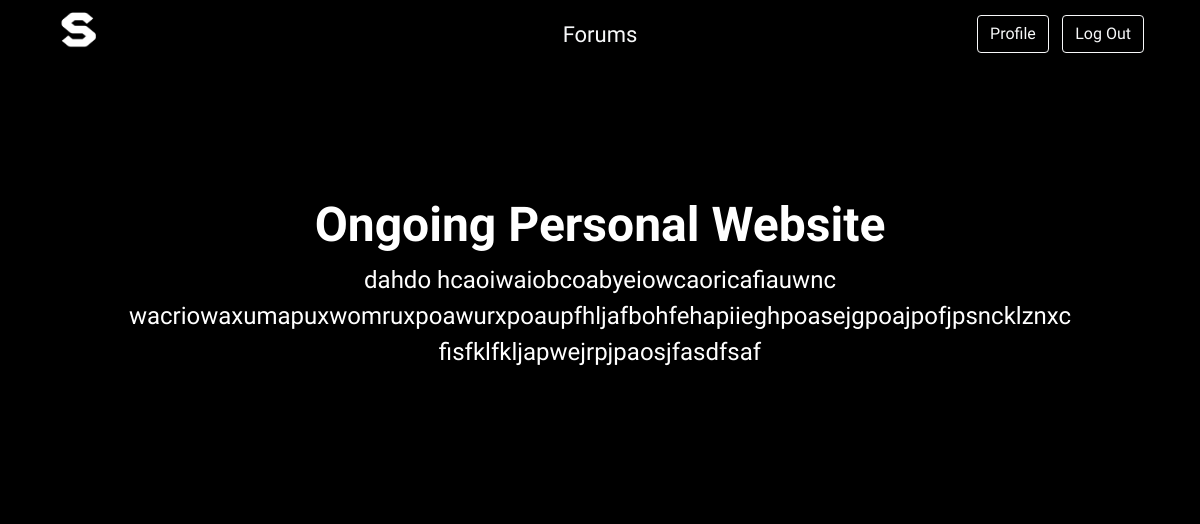
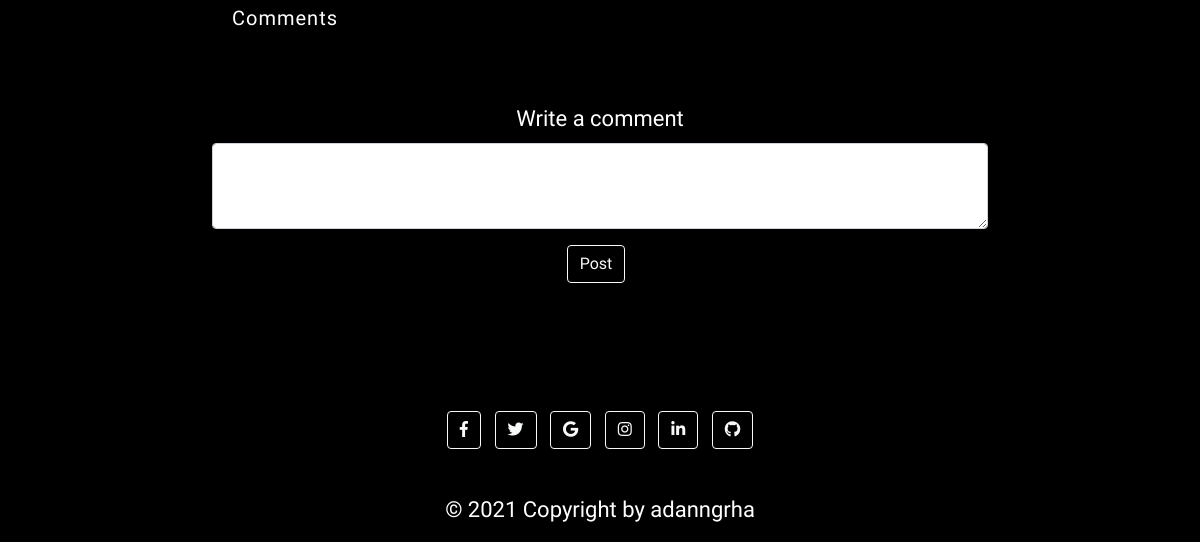
The app's page /forum-detail/1 (signed in), older data (2 pictures, top to bottom).
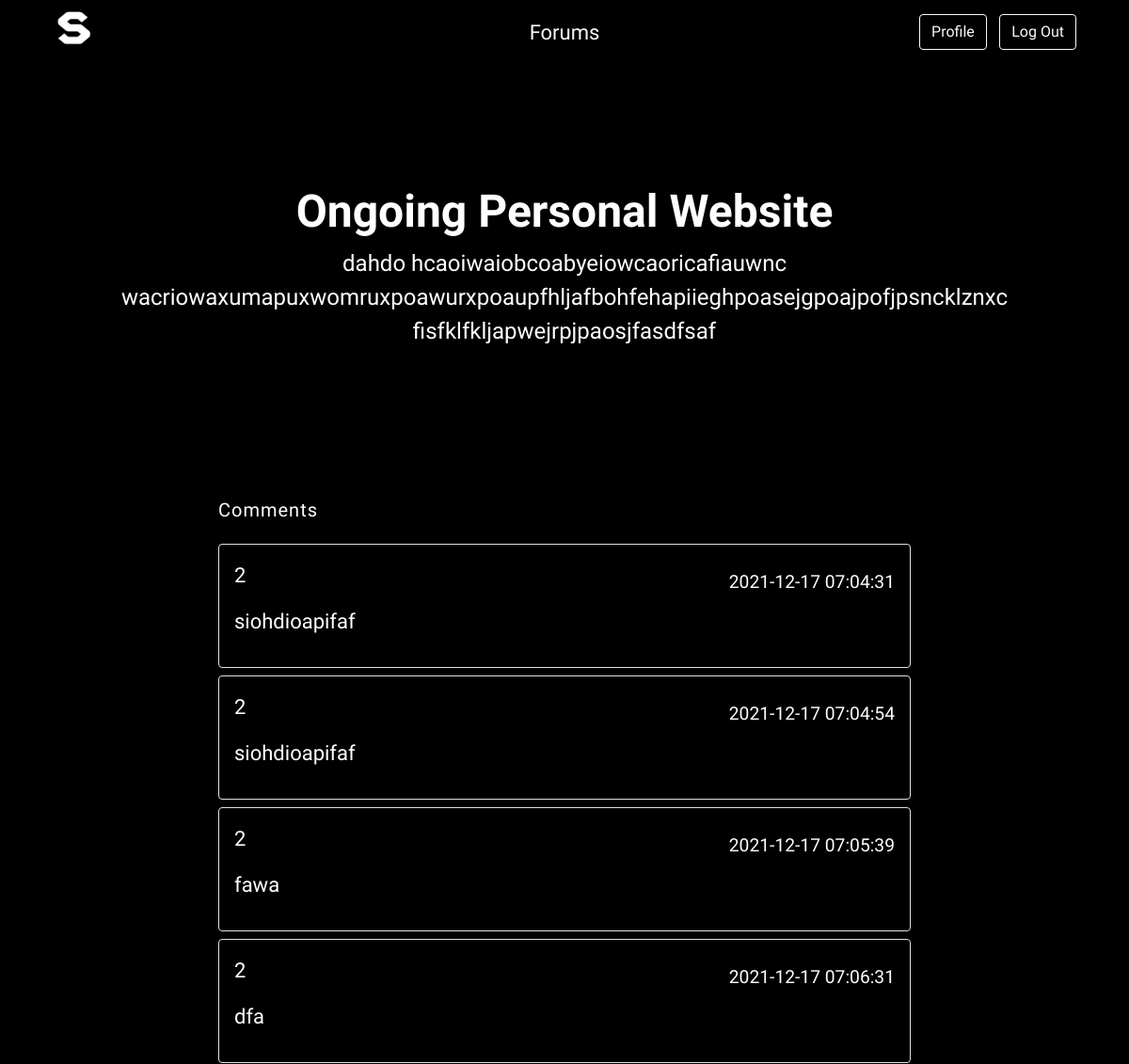
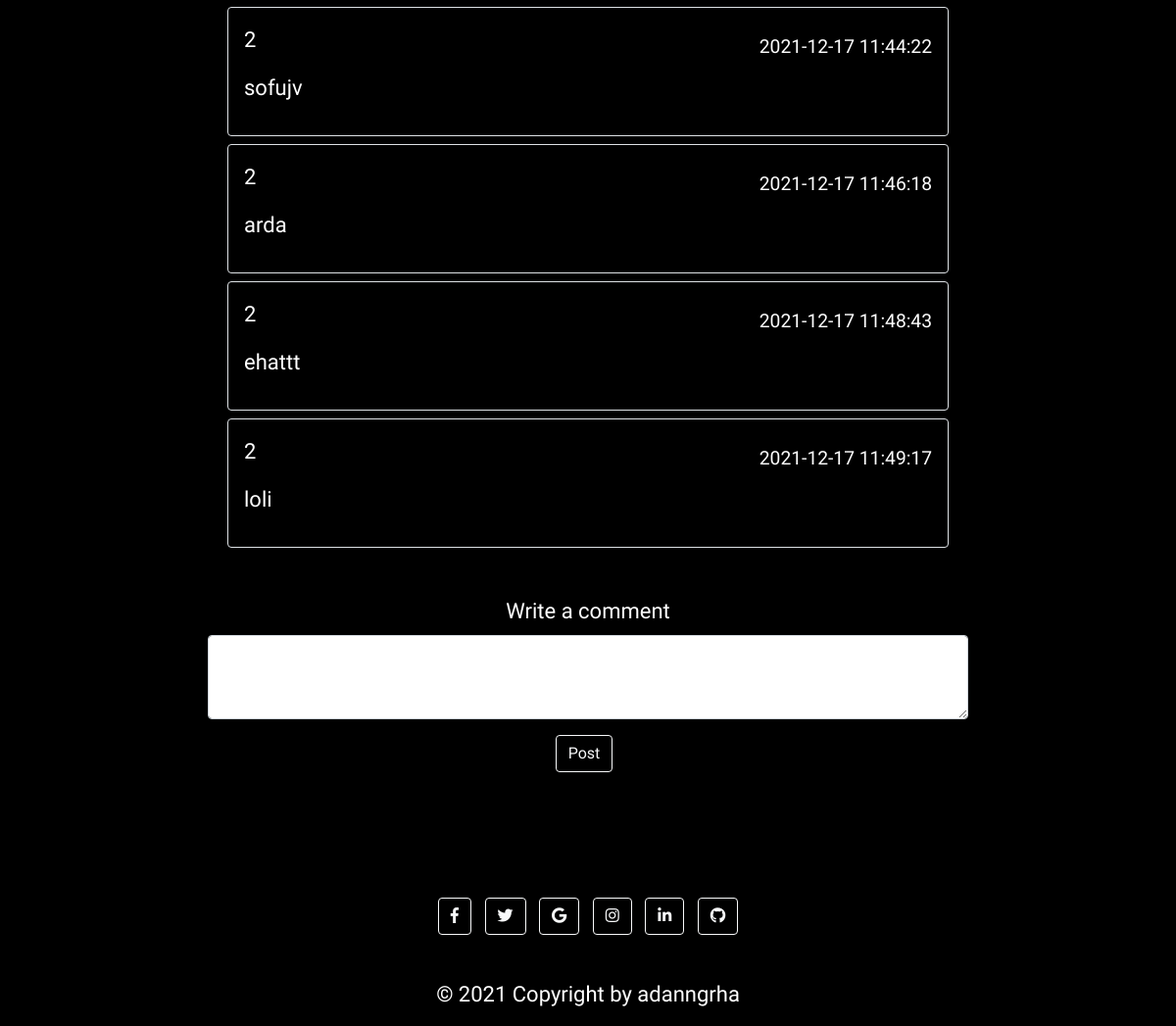
The same page, newer data (2 pictures, top to bottom).
### website/models.py (models this page shows)
class Forums(db.Model):
    id = db.Column(db.Integer, primary_key=True)
    questioner_or_writer_id = db.Column(db.Integer, db.ForeignKey('users.id'))
    question_or_title = db.Column(db.String(255))
    description = db.Column(db.String(255))
    content = db.Column(db.Text)
    date = db.Column(db.DateTime(timezone=True), default=func.now())
    comment = db.relationship('Comments')

class Comments(db.Model):
    id = db.Column(db.Integer, primary_key=True)
    comment = db.Column(db.Text)
    forum_id = db.Column(db.Integer, db.ForeignKey('forums.id'))
    date = db.Column(db.DateTime(timezone=True), default=func.now())
    commenter_id = db.Column(db.Integer, db.ForeignKey('users.id'))

### website/views.py (the view)
@views.route('/forum-detail/<id>')
@login_required
def forum_detail(id):
    forum = Forums.query.filter_by(id=id).first()
    forum_id = forum.id
    comments = Comments.query.filter_by(forum_id=forum_id).all()
    return render_template("forum-detail.html", user=current_user, forum=forum, comments=comments)

### website/__init__.py (called while the page is built)
def create_app():
    app = Flask(__name__)
    app.config['SECRET_KEY'] = 'admin'
    app.config['SQLALCHEMY_DATABASE_URI'] = f'sqlite:///{DB_NAME}'
    app.config['SQLALCHEMY_TRACK_MODIFICATIONS'] = False
    db.init_app(app)
    from .views import views
    from .auth import auth
    app.register_blueprint(views, url_prefix='/')
    app.register_blueprint(auth, url_prefix='/')
    from .models import Users, Forums, Comments
    create_database(app)
    login_manager = LoginManager()
    login_manager.login_view = 'auth.login'
    login_manager.init_app(app)
    @login_manager.user_loader
    def load_user(id):
        return Users.query.get(int(id))
    return app

### website/templates/forum-detail.html (shortened to what this page needs)
{% extends "layout.html" %}
{% block main %}
        <section class="article text-white text-center">
            <div class="p-5 mb-4 rounded-3">
                <div class="container-fluid py-5">
                    <h1 class="display-5 fw-bold">{{ forum.question_or_title }}</h1>
                    <p class="fs-4">{{ forum.content }}</p>
                </div>
            </div>
        </section>
        <section class="comments text-white">
            <div class="container mt-5">
    <div class="row d-flex justify-content-center">
        <div class="col-md-8">
            <div class="headings d-flex justify-content-between align-items-center mb-3">
                <h5>Comments</h5>
            </div>
            {% for comment in comments %}
            <div class="p-3 mt-2 border rounded">
                <div class="d-flex justify-content-between align-items-center">
                    <div class="user d-flex flex-row align-items-center">
                        <p>{{ comment.commenter_id }}</p>
                    </div>
                    <small>{{ comment.date }}</small>
                </div>
                <div>
                        <p>{{ comment.comment }}</p>
                </div>
            </div>
            {% endfor %}
        </div>
    </div>
</div>
        </section>
        <section class="input-comment container text-center col-md-8 pt-5">
            <form action="/comment/{{forum.id}}" method="post" class="text-white">
                <div class="mb-3 ">
                    <label for="comment" class="form-label">Write a comment</label>
                    <textarea class="form-control" id="comment" rows="3" name="comment"></textarea>
                </div>
                <div>
                    <button class="btn  btn-outline-light me-2 profile-button" type="submit">Post</button>
                </div>
            </form>
        </section>
{% endblock %}

### website/templates/layout.html (shortened to what this page needs)
<!doctype html>
<html lang="en">
<head>
  <link rel="stylesheet" href="https://use.fontawesome.com/releases/v5.0.7/css/all.css">
  <link href="https://cdn.jsdelivr.net/npm/bootstrap@5.0.2/dist/css/bootstrap.min.css" rel="stylesheet"
>
  <link rel="stylesheet" href="../static/css/style.css">
</head>
<body>
  <div class="header container-fluid">
    <header class="d-flex flex-wrap align-items-center justify-content-center justify-content-md-between fixed-top">
      <a href="/" class="d-flex align-items-center col-md-3 text-white text-decoration-none ps-lg-5 ps-md-5">
        <img class="theS-logo" src="../static/img/theS-white.ico" title="theS-logo">
      </a>
      {% if user.is_authenticated %}
      <ul class="nav col-12 col-md-auto justify-content-center">
        <li><a href="/forums" class="nav-link px-2 link-light">Forums</a></li>
      </ul>
      <div class="right-button col-md-3 text-end pe-lg-5 pe-md-5 pe-xl-5 align-content-center">
        <a href="/profile"><button type="button" class="btn btn-outline-light me-2">Profile</button></a>
        <a href="/logout"><button type="button" class="btn btn-outline-light me-2">Log Out</button></a>
      </div>
      {% endif %}
    </header>
  </div>
  <main>
    {% block main %}{% endblock %}
  </main>
  <footer class="text-center text-white">
    <div class="container-fluid p-4 pb-0">
      <section class="mb-4">
        <a title="facebook" class="btn btn-outline-light btn-floating m-1" href="https://facebook.com" role="button"><i
            class="fab fa-facebook-f"></i></a>
        <a title="twitter" class="btn btn-outline-light btn-floating m-1" href="https://twitter.com" role="button"><i
            class="fab fa-twitter"></i></a>
        <a title="google" class="btn btn-outline-light btn-floating m-1" href="https://google.com" role="button"><i
            class="fab fa-google"></i></a>
        <a title="instagram" class="btn btn-outline-light btn-floating m-1" href="https://instagram.com" role="button"><i
            class="fab fa-instagram"></i></a>
        <a title="linkedin" class="btn btn-outline-light btn-floating m-1" href="https://linkedin.com" role="button"><i
            class="fab fa-linkedin-in"></i></a>
        <a title="github" class="btn btn-outline-light btn-floating m-1" href="https://github.com" role="button"><i
            class="fab fa-github"></i></a>
      </section>
    </div>
    <div class="text-center p-3">
      © 2021 Copyright by adanngrha
    </div>
  </footer>
</body>
</html>

### website/static/css/style.css (style rules this page uses)
body { background-color: black; margin: 0; text-decoration: none; font-family: 'Oswald'; font-size: 22px; }
header { background-color: black; }
.theS-logo { padding-top: 5px; padding-bottom: 5px; height: 60px; width: 60px; }
.nav { padding-top: 8px; }
.right-button { padding-top: 8px; }
main { margin-top: 100px; margin-bottom: 100px; }
h5 { letter-spacing: 1px; }

Row changes from the older to the newer data that the page shows:
added Comments: commenter_id "2", date "2021-12-17 07:04:31", comment "siohdioapifaf"
added Comments: commenter_id "2", date "2021-12-17 07:04:54", comment "siohdioapifaf"
added Comments: commenter_id "2", date "2021-12-17 07:05:39", comment "fawa"
added Comments: commenter_id "2", date "2021-12-17 07:06:31", comment "dfa"
added Comments: commenter_id "2", date "2021-12-17 11:44:22", comment "sofujv"
added Comments: commenter_id "2", date "2021-12-17 11:46:18", comment "arda"
added Comments: commenter_id "2", date "2021-12-17 11:48:43", comment "ehattt"
added Comments: commenter_id "2", date "2021-12-17 11:49:17", comment "loli"
